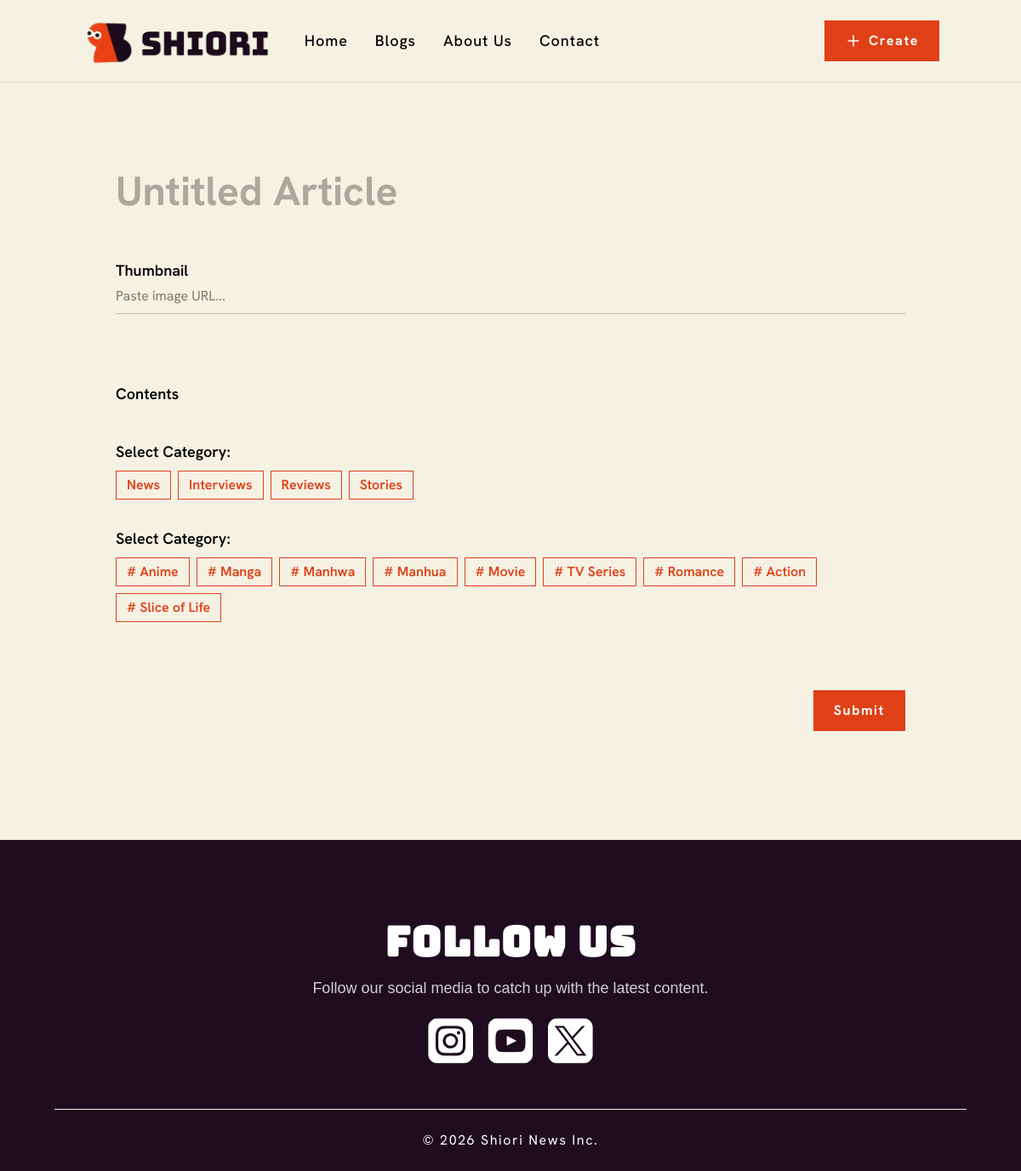
Screenshot of /src/new-story/index.php with the database file from the repository.
### tables this page shows
CREATE TABLE `kategori` (
  `id` int(11) NOT NULL,
  `name` varchar(100) NOT NULL
);

CREATE TABLE `tag` (
  `id` int(11) NOT NULL,
  `name` varchar(100) NOT NULL
);

### src/helpers/db.php (called while the page is built, shortened)
<?php
function db_query($query, $params = []): PDOStatement {
    global $conn;
    $stmt = $conn->prepare($query);
    $stmt->execute($params);
    return $stmt;
}
function db_fetch_all($query, $params = []): array {
    return db_query($query, $params)->fetchAll(PDO::FETCH_ASSOC);
}

### src/new-story/index.php (the view, shortened to what this page needs)
<?php
require_once "../head.php";
require_once "../helpers/db.php";
$tags = db_fetch_all("SELECT * FROM tag");
$categories = db_fetch_all("SELECT * FROM kategori");
?>
<link rel="stylesheet" href="/cms-blog/assets/style/quill.css">
<link href="https://cdn.jsdelivr.net/npm/quill@2.0.3/dist/quill.snow.css" rel="stylesheet" />
<section id="form">
    <form action="create.php" method="POST" id="new-story">
        <input type="text" name="title" placeholder="Untitled Article"
            class="w-full text-5xl font-bold placeholder:text-black/30 overflow-x-visible!">
        <div class="mt-12 lg:mb-20 mb-14">
            <h5 class="text-lg font-semibold">Thumbnail</h5>
            <div class="-mt-4">
                <input type="text" id="img_url" name="img_url" placeholder="Paste image URL..."
                    class="w-full mt-3 bg-transparent border-b border-black/20 py-2">
            </div>
        </div>
        <h5 class="text-lg font-semibold">Contents</h5>
        <div class="mt-10">
            <h5 class="mb-2 text-lg font-semibold">Select Category:</h5>
            <div class="flex flex-wrap gap-2">
                <?php foreach ($categories as $cat): ?>
                <button type="button" data-cat-id="<?= $cat['id'] ?>"
                    class="category pill">
                    <?= $cat["name"] ?>
                </button>
                <?php endforeach; ?>
            </div>
        </div>
        <div class="mt-8">
            <h5 class="mb-2 text-lg font-semibold">Select Category:</h5>
            <div class="flex flex-wrap gap-2">
                <?php foreach ($tags as $tag): ?>
                <button type="button" data-tag-id="<?= $tag['id'] ?>"
                    class="tag pill">
                    # <?= $tag["name"] ?>
                </button>
                <?php endforeach; ?>
            </div>
        </div>
        <div class="flex justify-end w-full mt-14 lg:mt-20">
            <button type="submit" class="btn-primary">
                Submit
            </button>
        </div>
    </form>
</section>
<?php
include_once "../foot.php";
?>

### src/head.php (shortened to what this page needs)
<!doctype html>
<html lang="en">
<head>
    <link rel="stylesheet" href="/cms-blog/assets/style/output.css" />
</head>
<body>
    <nav class="sticky top-0 z-[999] w-screen flex items-center justify-between px-6 md:px-14 lg:px-24 py-4 border-b bg-bg border-black/10">
        <div class="flex items-center">
            <a href="/cms-blog/src/index.php">
                <img src="/cms-blog/assets/logo/logo.png" class="h-10 md:h-14 lg:h-16 mr-10" />
            </a>
            <ul>
                <li class="hidden lg:flex gap-8 text-lg tracking-wider font-medium">
                    <a href="#">Home</a>
                    <a href="#">Blogs</a>
                    <a href="#">About Us</a>
                    <a href="#">Contact</a>
                </li>
        </div>
        <div>
            <a href="/cms-blog/src/new-story" class="btn-primary scale-80 md:scale-100">
                <svg xmlns="http://www.w3.org/2000/svg" width="20" height="20" viewBox="0 0 24 24">
                    <path fill="currentColor" stroke="currentColor" stroke-linecap="round" stroke-linejoin="round" stroke-width="2"
                        d="M12 5v14m-7-7h14" />
                </svg>
                Create</a>
        </div>
    </nav>

### src/foot.php (shortened to what this page needs)
  <footer class="mt-32 py-24 pb-0 px-16 bg-[#1f0c1f]">
      <div class="text-white text-center">
          <h3 class="font-bungee text-4xl lg:text-5xl font-semibold tracking-wide mb-4">FOLLOW US</h3>
          <p class="font-gsans lg:text-lg font-medium opacity-80">Follow our social media to catch up with the latest
              content.
          </p>
      </div>
      <ul class="mt-6 flex justify-center gap-4 scale-110">
          <li class="fill-white">
              <a href="#">
              </a>
          </li>
          <li class="fill-white">
              <a href="#">
              </a>
          </li>
          <li class="fill-white">
              <a href="#">
              </a>
          </li>
      </ul>
      <div class="w-full border-t border-bg text-white text-center tracking-widest py-6 px-12 lg:px-24 mt-14">
          © 2026 Shiori News Inc.
      </div>
  </footer>
</body>
</html>

### rows the page displays
kategori: name "News"
kategori: name "Interviews"
kategori: name "Reviews"
kategori: name "Stories"
tag: name "Anime"
tag: name "Manga"
tag: name "Manhwa"
tag: name "Manhua"
tag: name "Movie"
tag: name "TV Series"
tag: name "Romance"
tag: name "Action"
tag: name "Slice of Life"
